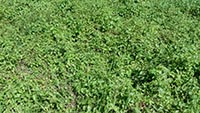
#> input picture dataset/input/Other (1).jpg, 200 x 113 px; its folder holds only this picture in this run
$ python generate_dataset.py
#> lines starting #> are read from the running program, lines starting #| are printed output that depends on the picture
import cv2 as cv2
import numpy as np
from random import shuffle
from os import listdir, makedirs, path
from shutil import copyfile

def suffle(train_output_folder, cross_output_folder, test_output_folder, src_folder):

    mode = 0 # 0 -> Train, 1 -> Cross, 2 -> Test

    num_files = len(listdir(src_folder)) - 1

    num_train = round(num_files * 0.7)
    num_cross = round(num_files * 0.15)
    num_val = round(num_files * 0.15)

    images = [[f] for f in listdir(src_folder)]

    shuffle(images)

    train = images[:num_train]
    cross = images[num_train:num_cross]
    test = images[num_train + num_cross: num_files - 1]

    counter = 1

    print("-- Train --")
    for f in train:
        print(f[0])
        copyfile(src_folder + "/" + f[0], train_output_folder + "/" + str(counter) + ".jpg")
        counter += 1

    counter = 1

    print("-- Cross --")
    for f in cross:
        print(f[0])
        copyfile(src_folder + "/" + f[0], cross_output_folder + "/" + str(counter) + ".jpg")
        counter += 1

    counter = 1

    print("-- Test --")
    for f in test:
        print(f[0])
        copyfile(src_folder + "/" + f[0], test_output_folder + "/" + str(counter) + ".jpg")
        counter += 1

print("Creating directories...")

if not path.exists("./dataset/train"):
    makedirs("./dataset/train")

if not path.exists("./dataset/val"):
    makedirs("./dataset/val")

if not path.exists("./dataset/test"):
    makedirs("./dataset/test")

if not path.exists("./dataset/merge"):
    makedirs("./dataset/merge")

if not path.exists("./models"):
    makedirs("./models")

input_folder = "./dataset/input/"

green_bk = cv2.merge([np.zeros((256,256,1), dtype=np.uint8),
                           np.ones((256,256,1), dtype=np.uint8) * 255,
                           np.zeros((256,256,1), dtype=np.uint8)
                           ])

brown_bk = cv2.merge([np.zeros((256,256,1), dtype=np.uint8),
                           np.ones((256,256,1), dtype=np.uint8) * 102,
                           np.ones((256,256,1), dtype=np.uint8) * 204
                           ])

yellow_bk = cv2.merge([np.ones((256,256,1), dtype=np.uint8) * 102,
                           np.ones((256,256,1), dtype=np.uint8) * 255,
                           np.ones((256,256,1), dtype=np.uint8) * 255
                           ])

shine_green_bk = cv2.merge([np.ones((256,256,1), dtype=np.uint8) * 204,
                           np.ones((256,256,1), dtype=np.uint8) * 255,
                           np.ones((256,256,1), dtype=np.uint8) * 102
                           ])

for f in listdir(input_folder):

    print("Processing..." + f)

    image = cv2.imread(input_folder + f)
#> image is the input picture: shape (113, 200, 3); mean B, G, R 71.7, 141, 105.2
    image = cv2.resize(image, (256, 256))
#> image: shape (256, 256, 3)

    hsv = cv2.cvtColor(image, cv2.COLOR_BGR2HSV)
#> hsv: shape (256, 256, 3); mean H, S, V 45.6, 132.4, 140.8

    # Apply green color mask
    green = cv2.inRange(image, ((90 * 255) / 360, 0, 0), ((140 * 255) / 360, 255,255))
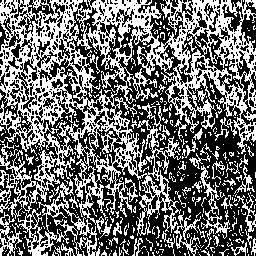
#> green: shape (256, 256); 42.8% white in thin lines or dots
    # Apply brown color mask
    brown = cv2.inRange(image, ((30 * 255) / 360, 0, 0), ((40 * 255) / 360, 255,255))
#> brown: shape (256, 256); 3.8% white in thin lines or dots
    # Apply yellow color mask
    yellow = cv2.inRange(image, ((40 * 255) / 360, 0, 0), ((60 * 255) / 360, 255,255))
#> yellow: shape (256, 256); 9.1% white in thin lines or dots
     # Apply shine green color mask
    shine_green = cv2.inRange(image, ((70 * 255) / 360, 0, 0), ((80 * 255) / 360, 255,255))
#> shine_green: shape (256, 256); 7.5% white in thin lines or dots

    image_green = cv2.bitwise_and(green_bk, green_bk,mask=green)
    image_brown = cv2.bitwise_and(brown_bk, brown_bk,mask=brown)
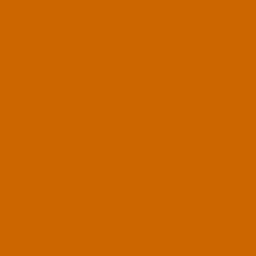
#> brown_bk: shape (256, 256, 3); mean of channels 0, 1, 2 0, 102, 204; drawn as B, G, R
    image_yellow = cv2.bitwise_and(yellow_bk, yellow_bk,mask=yellow)
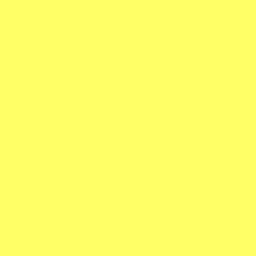
#> yellow_bk: shape (256, 256, 3); mean of channels 0, 1, 2 102, 255, 255; drawn as B, G, R
    image_shine_green = cv2.bitwise_and(shine_green_bk, shine_green_bk,mask=shine_green)
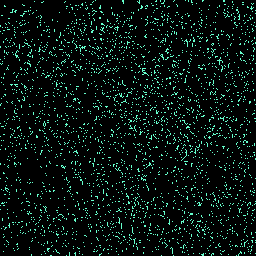
#> image_shine_green: shape (256, 256, 3); mean of channels 0, 1, 2 15.3, 19.2, 7.7; drawn as B, G, R
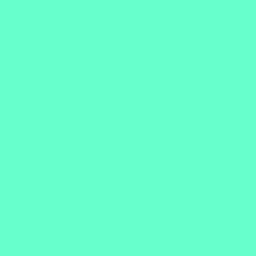
#> shine_green_bk: shape (256, 256, 3); mean of channels 0, 1, 2 204, 255, 102; drawn as B, G, R

    generated = cv2.add(image_green, image_brown)
    generated = cv2.add(generated, image_yellow)
    generated = cv2.add(generated, image_shine_green)
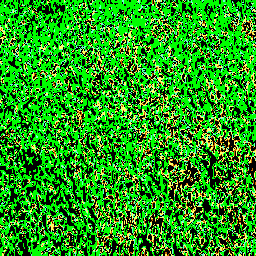
#> generated: shape (256, 256, 3); mean of channels 0, 1, 2 24.7, 154.9, 37.6; drawn as B, G, R

    sample = np.concatenate((image, generated),axis=1)
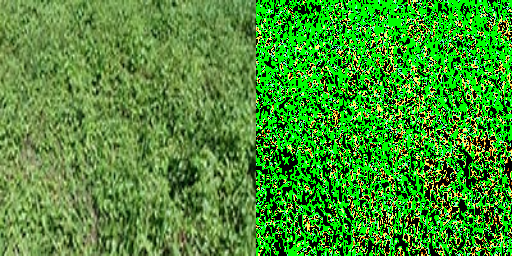
#> sample: shape (256, 512, 3); mean B, G, R 48.1, 147.8, 71.3

    cv2.imwrite("./dataset/merge/" + f, sample)


suffle(
            "./dataset/train",
            "./dataset/val",
            "./dataset/test",
            "./dataset/merge")

$ run again, on dataset/input/Other (103).jpg
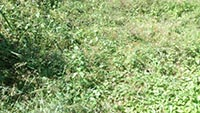
#> input picture dataset/input/Other (103).jpg, 200 x 113 px
#> image is the input picture: shape (113, 200, 3); mean B, G, R 111, 166.3, 143.4
#> image: shape (256, 256, 3)
#> hsv: shape (256, 256, 3); mean H, S, V 43, 90.7, 166.2
#> `green = cv2.inRange(image, ((90 * 255) / 360, 0, 0), ((140 * 255) / 36..`:
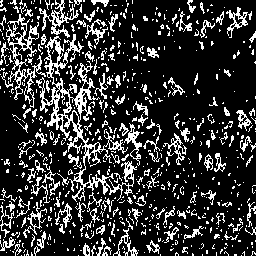
#> green: shape (256, 256); 20.6% white in thin lines or dots
#> brown: shape (256, 256); 2% white in thin lines or dots
#> yellow: shape (256, 256); 4.2% white in thin lines or dots
#> shine_green: shape (256, 256); 3% white in thin lines or dots
#> `sample = np.concatenate((image, generated),axis=1)`:
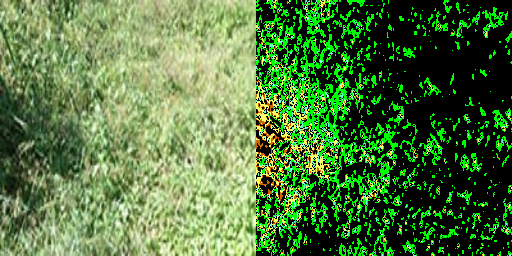
#> sample: shape (256, 512, 3); mean B, G, R 60.7, 119.5, 80.4

$ run again, on dataset/input/Other (104).jpg
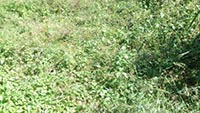
#> input picture dataset/input/Other (104).jpg, 200 x 113 px
#> image is the input picture: shape (113, 200, 3); mean B, G, R 111, 166.3, 143.4
#> image: shape (256, 256, 3)
#> hsv: shape (256, 256, 3); mean H, S, V 43, 90.6, 166.2
#> `green = cv2.inRange(image, ((90 * 255) / 360, 0, 0), ((140 * 255) / 36..`:
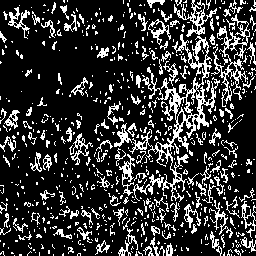
#> green: shape (256, 256); 20.4% white in thin lines or dots
#> brown: shape (256, 256); 1.9% white in thin lines or dots
#> yellow: shape (256, 256); 4.3% white in thin lines or dots
#> shine_green: shape (256, 256); 3% white in thin lines or dots
#> `sample = np.concatenate((image, generated),axis=1)`:
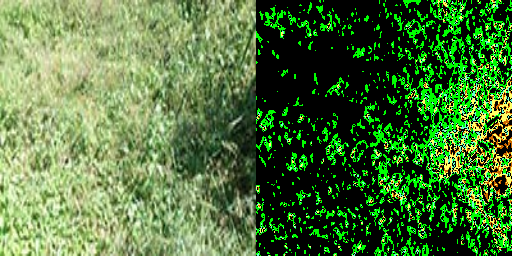
#> sample: shape (256, 512, 3); mean B, G, R 60.7, 119.3, 80.4

$ run again, on dataset/input/Other (105).jpg
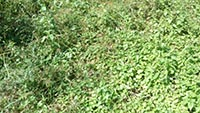
#> input picture dataset/input/Other (105).jpg, 200 x 113 px
#> image is the input picture: shape (113, 200, 3); mean B, G, R 96.9, 160.6, 134.2
#> image: shape (256, 256, 3)
#> hsv: shape (256, 256, 3); mean H, S, V 42.6, 108.1, 160.5
#> green: shape (256, 256); 28.5% white in thin lines or dots
#> brown: shape (256, 256); 2.4% white in thin lines or dots
#> yellow: shape (256, 256); 6% white in thin lines or dots
#> shine_green: shape (256, 256); 4.5% white in thin lines or dots
#> `sample = np.concatenate((image, generated),axis=1)`:
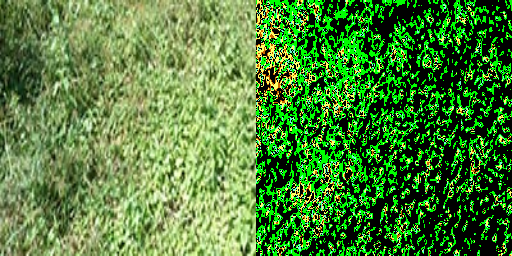
#> sample: shape (256, 512, 3); mean B, G, R 56, 131, 79.1
